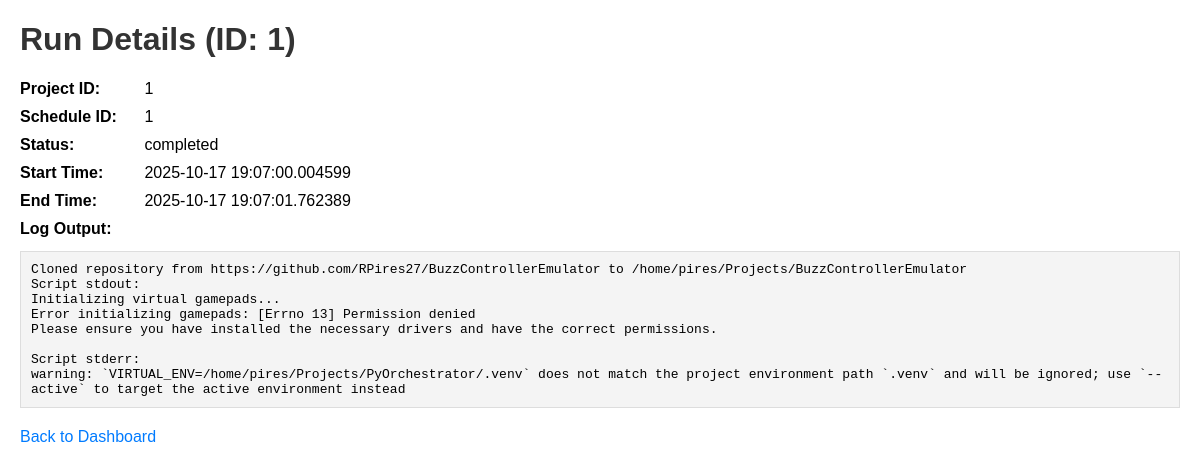
Page /runs/1 on the earlier database version.
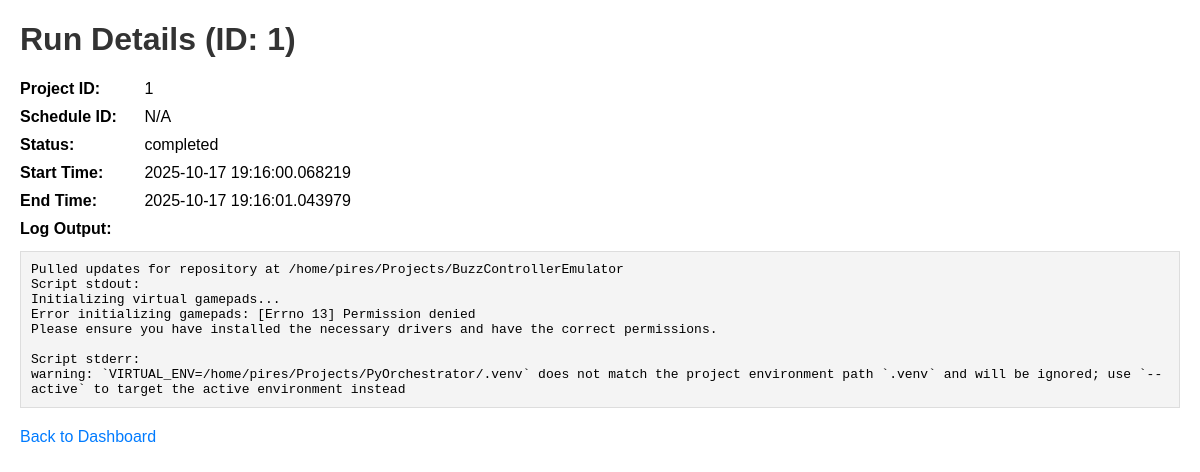
Same page on the later database version.
### app/models/run.py (models this page shows)
class Run(Base):
    __tablename__ = "runs"
    id = Column(Integer, primary_key=True, index=True)
    project_id = Column(Integer, ForeignKey("projects.id"))
    schedule_id = Column(Integer, ForeignKey("schedules.id"), nullable=True)
    start_time = Column(DateTime, default=datetime.now)
    end_time = Column(DateTime, nullable=True)
    status = Column(String, default="pending") # pending, running, completed, failed
    log_output = Column(String, nullable=True)
    project = relationship("Project", back_populates="runs")
    schedule = relationship("Schedule", back_populates="runs")

### app/main.py (the view)
@app.get("/runs/{run_id}", response_class=HTMLResponse)
async def run_detail(request: Request, run_id: int, db: Session = Depends(get_db)):
    run = crud_run.get_run(db, run_id=run_id)
    if run is None:
        raise HTTPException(status_code=404, detail="Run not found")
    return templates.TemplateResponse("run_detail.html", {"request": request, "run": run})

### templates/run_detail.html (shortened to what this page needs)
<!DOCTYPE html>
<html>
<head>
</head>
<body>
    <h1>Run Details (ID: {{ run.id }})</h1>
    <div><strong>Project ID:</strong> {{ run.project_id }}</div>
    <div><strong>Schedule ID:</strong> {{ run.schedule_id if run.schedule_id else 'N/A' }}</div>
    <div><strong>Status:</strong> {{ run.status }}</div>
    <div><strong>Start Time:</strong> {{ run.start_time }}</div>
    <div><strong>End Time:</strong> {{ run.end_time if run.end_time else 'N/A' }}</div>
    <div><strong>Log Output:</strong></div>
    <pre>{{ run.log_output if run.log_output else 'No log output' }}</pre>
    <a href="/" class="back-link">Back to Dashboard</a>
</body>
</html>

Differences in the rows shown:
changed Run "completed": start_time "2025-10-17 19:07:00.004599" → "2025-10-17 19:16:00.068219"; end_time "2025-10-17 19:07:01.762389" → "2025-10-17 19:16:01.043979"; log_output "Cloned repository from https://github.com/RPires27/BuzzControllerEmulator to /home/pires/Projects/BuzzControllerEmulator Script stdout: Initializing…" → "Pulled updates for repository at /home/pires/Projects/BuzzControllerEmulator Script stdout: Initializing…"; schedule "1" → (not shown)
Other differences:
{{ run.schedule_id if run.schedule_id else 'N/A' }}: (not shown) → "N/A"
